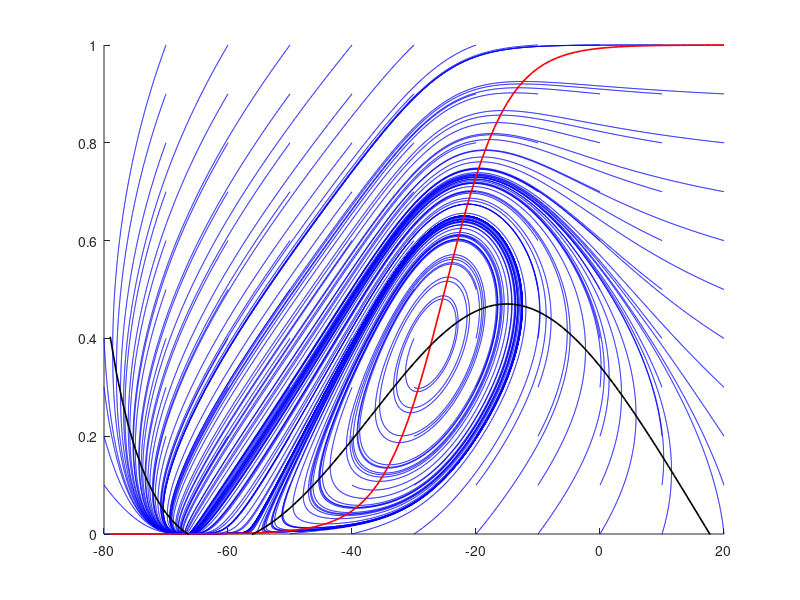

This figure's MATLAB source:
   function NagumoStream

% I = 12, EL = -78, Vn = -45, tau = 1               pg. 117  supercritical Hopf bifurcation
% I = 4.53, EL = -80, Vn = -25, tau = 1             pg. 113  Homoclinic
% I = 3, EL = -80, Vn = -25, tau = 0.152            pg. 110  Bistability y0=[-20,0.4],[-70,0.1]
% I=43-50,gL=1,gNa=gK=4,Vm=-30,km=7,EL=-78,Vn=-45,tau=1   pg. 176  subcritical Hopf

I = -1 ;     % -1 4  
gL = 8;     % 8
EL = -80;   % -80   -78
gNa = 20;    % 20
ENa = 60;   % 60
gK = 10;     % 10
EK = -90;   %-90
C = 1;      % 1
Vn = -25;   % -25   -45
kn = 5;     % 5
Vm = -20;   % -20
km = 15;     % 15
tau = 0.152;    % 1  0.152

sNorm = 0;

[X,Y] = meshgrid(-80:1:20, 0:0.01:1);

[x,y] = f5(X,Y);

clf
figure(1)
for xloop = 1:11
    xs = -80 + 10*(xloop-1);
    for yloop = 1:11
        ys = 0 + 0.1*(yloop-1);
        
        streamline(X,Y,x,y,xs,ys)
        
    end
end

hold on
[XQ,YQ] = meshgrid(-80:10:20,0:0.1:1);
[xq,yq] = f5(XQ,YQ);
%quiver(XQ,YQ,xq,yq,'g')
hold off

axis([-80 20 0 1])

for loop = 1:100
    xp(loop) = -80 + 100*loop/100;
    ninf = 1./(1 + exp((Vn - xp(loop))/kn));
    minf = 1./(1 + exp((Vm - xp(loop))/km));
    yp(loop) = ninf;
    yyp(loop) = (I - gL*(xp(loop) - EL) - gNa*minf*(xp(loop) - ENa))/(gK*(xp(loop) - EK));
end

hold on
plot(xp,yp,'r','LineWidth',1.2);
plot(xp,yyp,'k','LineWidth',1.2);
hold off
set(gcf, 'color', 'white')




    function [x,y] = f5(X,Y)
        
        ninf = 1./(1 + exp((Vn - X)/kn));
        minf = 1./(1 + exp((Vm - X)/km));
        
        f = I/C - gL*(X - EL)/C - gNa*minf.*(X - ENa)/C - gK*Y.*(X - EK)/C;
        g = (ninf - Y)./tau;
        s = sqrt(f.^2 + g.^2);
        
        if sNorm == 1
            x = f./s;
            y = g./s;
        else
            x = f;
            y = g;
        end
            
        
        
    end     % end f5




end % end vandpolStream

